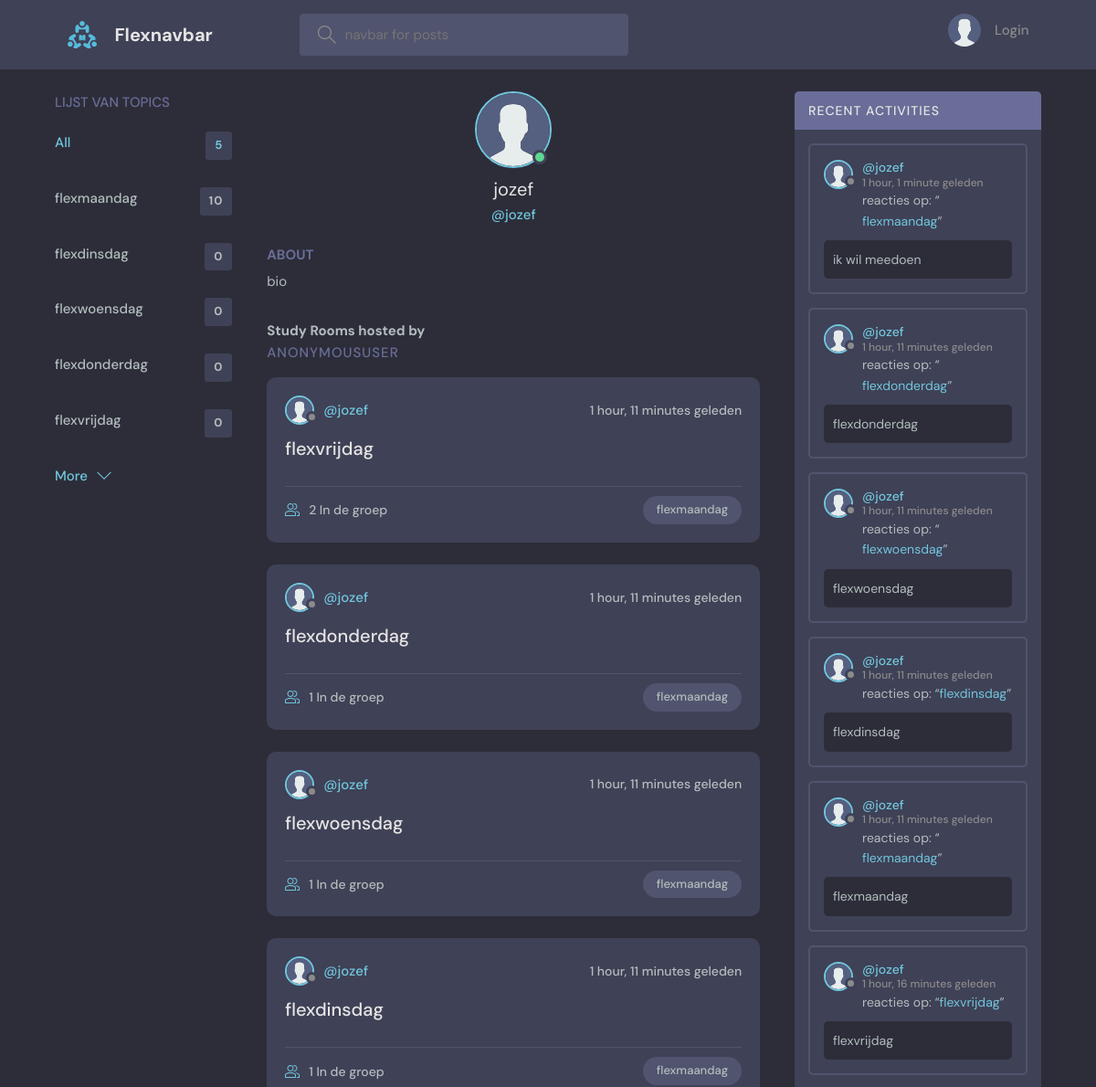
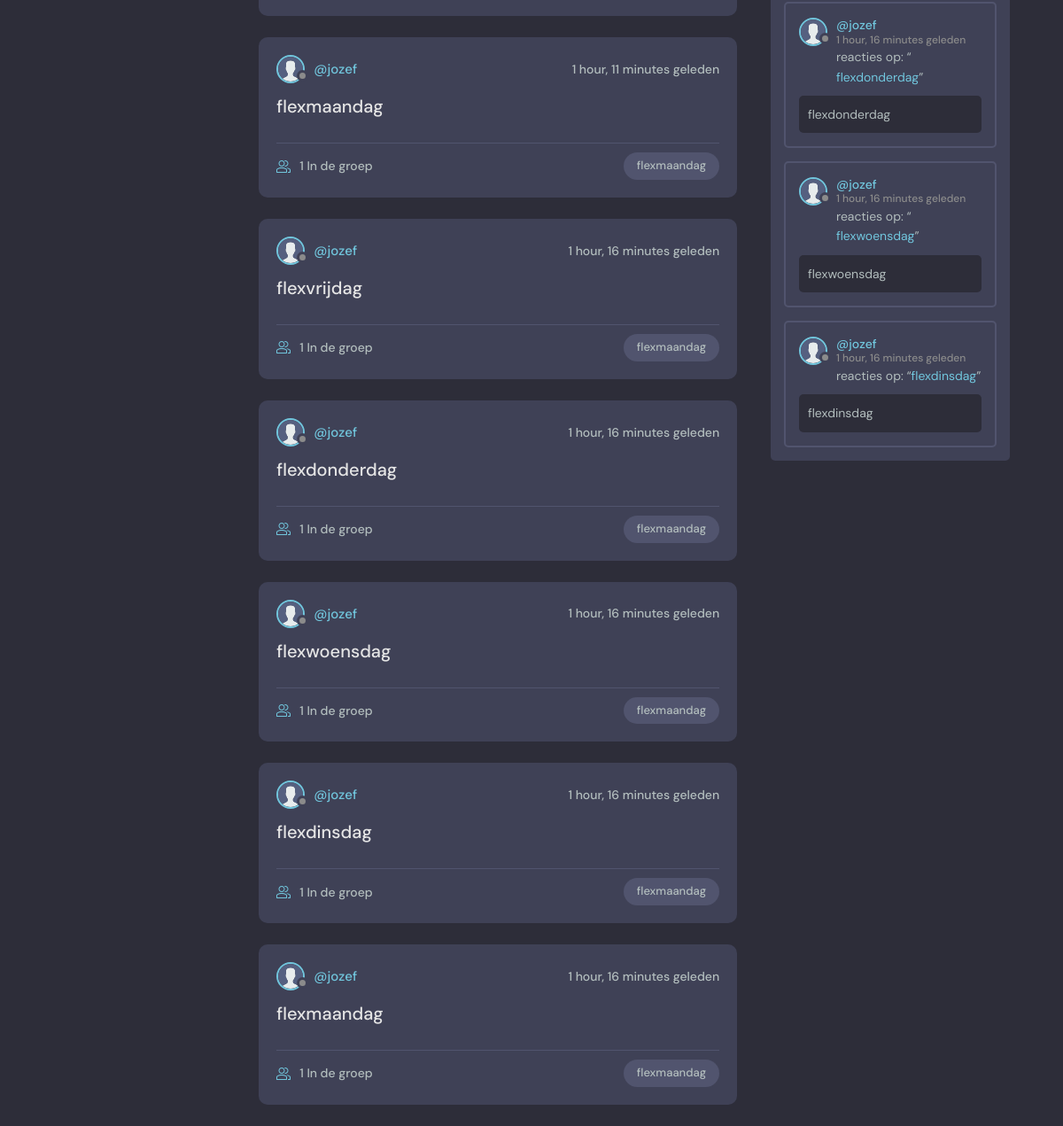
Page /profile/1/ on the committed database (2 pictures, top to bottom).
### beatrix/models.py (models this page shows, shortened)
class Topic(models.Model):
    name = models.CharField(max_length=200)

class User(AbstractUser):
    name = models.CharField(max_length=200, null=True)
    email = models.EmailField(unique=True, null=True)
    bio = models.TextField(null=True)
    avatar = models.ImageField(null=True, default="avatar.svg")

class Room(models.Model):
    host = models.ForeignKey(User, on_delete=models.SET_NULL, null=True)
    topic = models.ForeignKey(Topic, on_delete=models.SET_NULL, null=True)
    name = models.CharField(max_length=200)
    description = models.TextField(null=True, blank=True) # database field (can Empty), form field (can Empty)
    participants = models.ManyToManyField(User, related_name='participant', blank=True)
    updated = models.DateTimeField(auto_now=True) # everytime save (or updated) the field
    created = models.DateTimeField(auto_now_add=True) # first time created the field
    class Meta:
        ordering = ['-updated', '-created'] # ('-' for reverse the order)
    def __str__(self):
        return self.name

class Message(models.Model):
    user = models.ForeignKey(User, on_delete=models.CASCADE)
    room = models.ForeignKey(Room, on_delete=models.CASCADE) # when room delete, delete all chiled messages
    body = models.TextField()
    updated = models.DateTimeField(auto_now=True)
    created = models.DateTimeField(auto_now_add=True)
    class Meta:
        ordering = ['-updated', '-created']

### beatrix/views.py (the view)
# urls.py: path('profile/<str:pk>/', userProfile, name='user-profile'),
def userProfile(request, pk):
    user = User.objects.get(id=pk)
    rooms = user.room_set.all()
    room_messages = user.message_set.all()
    topics = Topic.objects.all()
    context = {
        'user': user,
        'rooms': rooms,
        'room_messages': room_messages,
        'topics': topics
        }
    return render(request, 'beatrix/profile.html', context)

### beatrix/templates/beatrix/profile.html (shortened to what this page needs)
{% extends 'main.html' %}
{% block content %}
<main class="profile-page layout layout--3">
  <div class="container">
    {% include 'beatrix/topics_component.html' %}
    <div class="roomList">
      <div class="profile">
        <div class="profile__avatar">
          <div class="avatar avatar--large active">
            <img src="{{user.avatar.url}}" />
          </div>
        </div>
        <div class="profile__info">
          <h3>{{user.name}}</h3>
          <p>@{{user.username}}</p>
        </div>
        <div class="profile__about">
          <h3>About</h3>
          <p>
            {{user.bio}}
          </p>
        </div>
      </div>
      <div class="roomList__header">
        <div>
                  <h3>Study Rooms hosted by</h3>
          <h2>{{request.user}} </a>
          </h2>
        </div>
      </div>
      {% include 'beatrix/feed_component.html' %}
    </div>
    {% include 'beatrix/activity_component.html' %}
  </div>
</main>
{% endblock content %}

### beatrix/templates/beatrix/topics_component.html
<div class="topics">
    <div class="topics__header">
        <h2>Lijst van Topics</h2>
    </div>
    <ul class="topics__list">
        <li>
            <a href="{% url 'home' %}" class="active">All <span>{{topics.count}}</span></a>
        </li>
        {% for topic in topics %}
        <li>
            <a href="{% url 'home' %}?q={{topic.name}}">{{topic.name}}<span>{{topic.room_set.all.count}}</span></a>
        </li>
        {% endfor %}
    </ul>
    <a class="btn btn--link" href="{% url 'topics' %}">
        More
        <svg version="1.1" xmlns="http://www.w3.org/2000/svg" width="32" height="32" viewBox="0 0 32 32">
            <title>chevron-down</title>
            <path d="M16 21l-13-13h-3l16 16 16-16h-3l-13 13z"></path>
        </svg>
    </a>
</div>

### beatrix/templates/beatrix/feed_component.html (shortened to what this page needs)
{% for room in rooms %}
<div class="roomListRoom">
    <div class="roomListRoom__header">
        <a href="{% url 'user-profile' room.host.id %}" class="roomListRoom__author">
            <div class="avatar avatar--small">
                <img src="{{room.host.avatar.url}}" />
            </div>
            <span>@{{room.host.username}}</span>
        </a>
        <div class="roomListRoom__actions">
            <span>{{room.created|timesince}} geleden</span>
        </div>
    </div>
    <div class="roomListRoom__content">
        <a href="{% url 'room' room.id %}">{{room.name}}</a>
    </div>
    <div class="roomListRoom__meta">
        <a href="{% url 'room' room.id %}" class="roomListRoom__joined">
            {{room.participants.all.count}} In de groep
        </a>
        <p class="roomListRoom__topic">{{room.topic.name}}</p>
    </div>
</div>
{% endfor %}

### beatrix/templates/beatrix/activity_component.html (shortened to what this page needs)
<div class="activities">
    <div class="activities__header">
        <h2>Recent Activities</h2>
    </div>
    {% for message in room_messages %}
    <div class="activities__box">
        <div class="activities__boxHeader roomListRoom__header">
            <a href="{% url 'user-profile' message.user.id %}" class="roomListRoom__author">
                <div class="avatar avatar--small">
                    <img src="{{message.user.avatar.url}}" />
                </div>
                <p>
                    @{{message.user.username}}
                    <span>{{message.created|timesince}} geleden</span>
                </p>
            </a>
        </div>
        <div class="activities__boxContent">
            <p>reacties op: “<a href="{% url 'room' message.room.id %}">{{message.room}}</a>”</p>
            <div class="activities__boxRoomContent">{{message.body}}</div>
        </div>
    </div>
    {% endfor %}
</div>

### rows in the picture
Topic: name "flexmaandag", room_set.all.count "10"
Topic: name "flexdinsdag", room_set.all.count "0"
Topic: name "flexwoensdag", room_set.all.count "0"
Topic: name "flexdonderdag", room_set.all.count "0"
Topic: name "flexvrijdag", room_set.all.count "0"
User: avatar (placeholder picture), name "jozef", username "jozef", bio "bio"
Room: host.avatar (placeholder picture), host.username "jozef", created "1 hour, 11 minutes", name "flexvrijdag", participants.all.count "2", topic.name "flexmaandag"
Room: host.avatar (placeholder picture), host.username "jozef", created "1 hour, 11 minutes", name "flexdonderdag", participants.all.count "1", topic.name "flexmaandag"
Room: host.avatar (placeholder picture), host.username "jozef", created "1 hour, 11 minutes", name "flexwoensdag", participants.all.count "1", topic.name "flexmaandag"
Room: host.avatar (placeholder picture), host.username "jozef", created "1 hour, 11 minutes", name "flexdinsdag", participants.all.count "1", topic.name "flexmaandag"
Room: host.avatar (placeholder picture), host.username "jozef", created "1 hour, 11 minutes", name "flexmaandag", participants.all.count "1", topic.name "flexmaandag"
Room: host.avatar (placeholder picture), host.username "jozef", created "1 hour, 16 minutes", name "flexvrijdag", participants.all.count "1", topic.name "flexmaandag"
Room: host.avatar (placeholder picture), host.username "jozef", created "1 hour, 16 minutes", name "flexdonderdag", participants.all.count "1", topic.name "flexmaandag"
Room: host.avatar (placeholder picture), host.username "jozef", created "1 hour, 16 minutes", name "flexwoensdag", participants.all.count "1", topic.name "flexmaandag"
Room: host.avatar (placeholder picture), host.username "jozef", created "1 hour, 16 minutes", name "flexdinsdag", participants.all.count "1", topic.name "flexmaandag"
Room: host.avatar (placeholder picture), host.username "jozef", created "1 hour, 16 minutes", name "flexmaandag", participants.all.count "1", topic.name "flexmaandag"
Message: user.avatar (placeholder picture), user.username "jozef", created "1 hour, 1 minute", room "flexmaandag", body "ik wil meedoen"
Message: user.avatar (placeholder picture), user.username "jozef", created "1 hour, 11 minutes", room "flexdonderdag", body "flexdonderdag"
Message: user.avatar (placeholder picture), user.username "jozef", created "1 hour, 11 minutes", room "flexwoensdag", body "flexwoensdag"
Message: user.avatar (placeholder picture), user.username "jozef", created "1 hour, 11 minutes", room "flexdinsdag", body "flexdinsdag"
Message: user.avatar (placeholder picture), user.username "jozef", created "1 hour, 11 minutes", room "flexmaandag", body "flexmaandag"
Message: user.avatar (placeholder picture), user.username "jozef", created "1 hour, 16 minutes", room "flexvrijdag", body "flexvrijdag"
Message: user.avatar (placeholder picture), user.username "jozef", created "1 hour, 16 minutes", room "flexdonderdag", body "flexdonderdag"
Message: user.avatar (placeholder picture), user.username "jozef", created "1 hour, 16 minutes", room "flexwoensdag", body "flexwoensdag"
Message: user.avatar (placeholder picture), user.username "jozef", created "1 hour, 16 minutes", room "flexdinsdag", body "flexdinsdag"

### other values in the picture
{{ topics.count }} "5"
{{ request.user }} "ANONYMOUSUSER"
